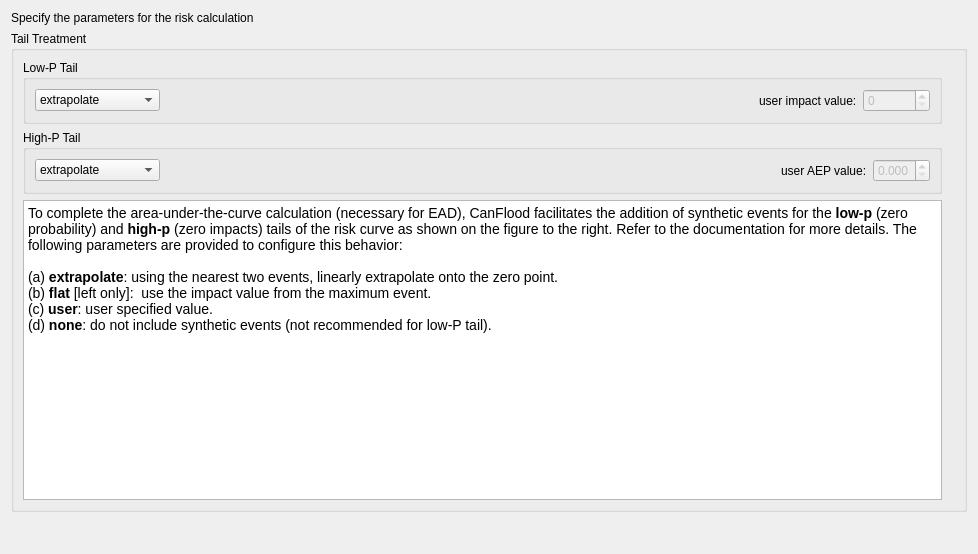
     <widget class="QWidget" name="page_04_Risk">
      <property name="geometry">
       <rect>
        <x>0</x>
        <y>0</y>
        <width>978</width>
        <height>554</height>
       </rect>
      </property>
      <property name="autoFillBackground">
       <bool>true</bool>
      </property>
      <attribute name="label">
       <string>4) Risk</string>
      </attribute>
      <layout class="QVBoxLayout" name="verticalLayout_16">
       <item>
        <widget class="QLabel" name="label_20">
         <property name="text">
          <string>Specify the parameters for the risk calculation</string>
         </property>
        </widget>
       </item>
       <item>
        <widget class="QGroupBox" name="groupBox">
         <property name="title">
          <string>Tail Treatment</string>
         </property>
         <layout class="QHBoxLayout" name="horizontalLayout_6">
          <item>
           <layout class="QVBoxLayout" name="verticalLayout_17">
            <item>
             <widget class="QGroupBox" name="groupBox_9">
              <property name="title">
               <string>Low-P Tail</string>
              </property>
              <layout class="QHBoxLayout" name="horizontalLayout_7">
               <item>
                <widget class="QComboBox" name="comboBox_R_lowPtail">
                 <property name="minimumSize">
                  <size>
                   <width>125</width>
                   <height>0</height>
                  </size>
                 </property>
                 <property name="maximumSize">
                  <size>
                   <width>100</width>
                   <height>16777215</height>
                  </size>
                 </property>
                 <property name="currentIndex">
                  <number>0</number>
                 </property>
                 <item>
                  <property name="text">
                   <string>extrapolate</string>
                  </property>
                 </item>
                 <item>
                  <property name="text">
                   <string>flat</string>
                  </property>
                 </item>
                 <item>
                  <property name="text">
                   <string>none</string>
                  </property>
                 </item>
                 <item>
                  <property name="text">
                   <string>user</string>
                  </property>
                 </item>
                </widget>
               </item>
               <item>
                <spacer name="horizontalSpacer_6">
                 <property name="orientation">
                  <enum>Qt::Horizontal</enum>
                 </property>
                 <property name="sizeHint" stdset="0">
                  <size>
                   <width>40</width>
                   <height>20</height>
                  </size>
                 </property>
                </spacer>
               </item>
               <item>
                <widget class="QLabel" name="label_30">
                 <property name="sizePolicy">
                  <sizepolicy hsizetype="Fixed" vsizetype="Preferred">
                   <horstretch>0</horstretch>
                   <verstretch>0</verstretch>
                  </sizepolicy>
                 </property>
                 <property name="text">
                  <string>user impact value:</string>
                 </property>
                </widget>
               </item>
               <item>
                <widget class="QDoubleSpinBox" name="doubleSpinBox_R_lowPtail">
                 <property name="enabled">
                  <bool>false</bool>
                 </property>
                 <property name="sizePolicy">
                  <sizepolicy hsizetype="Fixed" vsizetype="Fixed">
                   <horstretch>0</horstretch>
                   <verstretch>0</verstretch>
                  </sizepolicy>
                 </property>
                 <property name="decimals">
                  <number>0</number>
                 </property>
                 <property name="maximum">
                  <double>9999999999.000000000000000</double>
                 </property>
                </widget>
               </item>
              </layout>
             </widget>
            </item>
            <item>
             <widget class="QGroupBox" name="groupBox_7">
              <property name="title">
               <string>High-P Tail</string>
              </property>
              <layout class="QHBoxLayout" name="horizontalLayout_8">
               <item>
                <widget class="QComboBox" name="comboBox_R_highPtail">
                 <property name="sizePolicy">
                  <sizepolicy hsizetype="Fixed" vsizetype="Fixed">
                   <horstretch>0</horstretch>
                   <verstretch>0</verstretch>
                  </sizepolicy>
                 </property>
                 <property name="minimumSize">
                  <size>
                   <width>125</width>
                   <height>0</height>
                  </size>
                 </property>
                 <property name="maximumSize">
                  <size>
                   <width>125</width>
                   <height>16777215</height>
                  </size>
                 </property>
                 <property name="currentIndex">
                  <number>0</number>
                 </property>
                 <item>
                  <property name="text">
                   <string>extrapolate</string>
                  </property>
                 </item>
                 <item>
                  <property name="text">
                   <string>none</string>
                  </property>
                 </item>
                 <item>
                  <property name="text">
                   <string>user</string>
                  </property>
                 </item>
                </widget>
               </item>
               <item>
                <spacer name="horizontalSpacer_7">
                 <property name="orientation">
                  <enum>Qt::Horizontal</enum>
                 </property>
                 <property name="sizeHint" stdset="0">
                  <size>
                   <width>116</width>
                   <height>20</height>
                  </size>
                 </property>
                </spacer>
               </item>
               <item>
                <widget class="QLabel" name="label_31">
                 <property name="sizePolicy">
                  <sizepolicy hsizetype="Fixed" vsizetype="Preferred">
                   <horstretch>0</horstretch>
                   <verstretch>0</verstretch>
                  </sizepolicy>
                 </property>
                 <property name="text">
                  <string>user AEP value:</string>
                 </property>
                </widget>
               </item>
               <item>
                <widget class="QDoubleSpinBox" name="doubleSpinBox_R_highPtail">
                 <property name="enabled">
                  <bool>false</bool>
                 </property>
                 <property name="sizePolicy">
                  <sizepolicy hsizetype="Fixed" vsizetype="Fixed">
                   <horstretch>0</horstretch>
                   <verstretch>0</verstretch>
                  </sizepolicy>
                 </property>
                 <property name="decimals">
                  <number>3</number>
                 </property>
                 <property name="maximum">
                  <double>1.000000000000000</double>
                 </property>
                 <property name="singleStep">
                  <double>0.010000000000000</double>
                 </property>
                </widget>
               </item>
              </layout>
             </widget>
            </item>
            <item>
             <widget class="QTextBrowser" name="textBrowser">
              <property name="sizePolicy">
               <sizepolicy hsizetype="Expanding" vsizetype="Fixed">
                <horstretch>0</horstretch>
                <verstretch>0</verstretch>
               </sizepolicy>
              </property>
              <property name="minimumSize">
               <size>
                <width>0</width>
                <height>300</height>
               </size>
              </property>
              <property name="horizontalScrollBarPolicy">
               <enum>Qt::ScrollBarAlwaysOff</enum>
              </property>
              <property name="sizeAdjustPolicy">
               <enum>QAbstractScrollArea::AdjustIgnored</enum>
              </property>
              <property name="html">
               <string>&lt;!DOCTYPE HTML PUBLIC &quot;-//W3C//DTD HTML 4.0//EN&quot; &quot;http://www.w3.org/TR/REC-html40/strict.dtd&quot;&gt;
&lt;html&gt;&lt;head&gt;&lt;meta name=&quot;qrichtext&quot; content=&quot;1&quot; /&gt;&lt;style type=&quot;text/css&quot;&gt;
p, li { white-space: pre-wrap; }
&lt;/style&gt;&lt;/head&gt;&lt;body style=&quot; font-family:'MS Shell Dlg 2'; font-size:14px; font-weight:400; font-style:normal;&quot;&gt;
&lt;p style=&quot; margin-top:0px; margin-bottom:0px; margin-left:0px; margin-right:0px; -qt-block-indent:0; text-indent:0px;&quot;&gt;&lt;span style=&quot; font-size:14px;&quot;&gt;To complete the area-under-the-curve calculation (necessary for EAD), CanFlood facilitates the addition of synthetic events for the &lt;/span&gt;&lt;span style=&quot; font-size:14px; font-weight:600;&quot;&gt;low-p&lt;/span&gt;&lt;span style=&quot; font-size:14px;&quot;&gt; (zero probability) and &lt;/span&gt;&lt;span style=&quot; font-size:14px; font-weight:600;&quot;&gt;high-p&lt;/span&gt;&lt;span style=&quot; font-size:14px;&quot;&gt; (zero impacts) tails of the risk curve as shown on the figure to the right. Refer to the documentation for more details. The following parameters are provided to configure this behavior:&lt;/span&gt;&lt;/p&gt;
&lt;p style=&quot;-qt-paragraph-type:empty; margin-top:0px; margin-bottom:0px; margin-left:0px; margin-right:0px; -qt-block-indent:0; text-indent:0px;&quot;&gt;&lt;br /&gt;&lt;/p&gt;
&lt;p style=&quot; margin-top:0px; margin-bottom:0px; margin-left:0px; margin-right:0px; -qt-block-indent:0; text-indent:0px;&quot;&gt;&lt;span style=&quot; font-size:14px;&quot;&gt;(a) &lt;/span&gt;&lt;span style=&quot; font-size:14px; font-weight:600;&quot;&gt;extrapolate&lt;/span&gt;&lt;span style=&quot; font-size:14px;&quot;&gt;: using the nearest two events, linearly extrapolate onto the zero point.&lt;/span&gt;&lt;/p&gt;
&lt;p style=&quot; margin-top:0px; margin-bottom:0px; margin-left:0px; margin-right:0px; -qt-block-indent:0; text-indent:0px;&quot;&gt;&lt;span style=&quot; font-size:14px;&quot;&gt;(b) &lt;/span&gt;&lt;span style=&quot; font-size:14px; font-weight:600;&quot;&gt;flat&lt;/span&gt;&lt;span style=&quot; font-size:14px;&quot;&gt; [left only]:  use the impact value from the maximum event.&lt;/span&gt;&lt;/p&gt;
&lt;p style=&quot; margin-top:0px; margin-bottom:0px; margin-left:0px; margin-right:0px; -qt-block-indent:0; text-indent:0px;&quot;&gt;&lt;span style=&quot; font-size:14px;&quot;&gt;(c) &lt;/span&gt;&lt;span style=&quot; font-size:14px; font-weight:600;&quot;&gt;user&lt;/span&gt;&lt;span style=&quot; font-size:14px;&quot;&gt;: user specified value.&lt;/span&gt;&lt;/p&gt;
&lt;p style=&quot; margin-top:0px; margin-bottom:0px; margin-left:0px; margin-right:0px; -qt-block-indent:0; text-indent:0px;&quot;&gt;&lt;span style=&quot; font-size:14px;&quot;&gt;(d) &lt;/span&gt;&lt;span style=&quot; font-size:14px; font-weight:600;&quot;&gt;none&lt;/span&gt;&lt;span style=&quot; font-size:14px;&quot;&gt;: do not include synthetic events (not recommended for low-P tail). &lt;/span&gt;&lt;/p&gt;
&lt;p style=&quot;-qt-paragraph-type:empty; margin-top:0px; margin-bottom:0px; margin-left:0px; margin-right:0px; -qt-block-indent:0; text-indent:0px;&quot;&gt;&lt;br /&gt;&lt;/p&gt;&lt;/body&gt;&lt;/html&gt;</string>
              </property>
             </widget>
            </item>
           </layout>
          </item>
          <item>
           <widget class="QLabel" name="label_graphic">
            <property name="sizePolicy">
             <sizepolicy hsizetype="Fixed" vsizetype="Fixed">
              <horstretch>0</horstretch>
              <verstretch>0</verstretch>
             </sizepolicy>
            </property>
            <property name="maximumSize">
             <size>
              <width>500</width>
              <height>350</height>
             </size>
            </property>
            <property name="text">
             <string/>
            </property>
            <property name="pixmap">
             <pixmap resource="resources.qrc">:/canflood2/img/riskCurveTailDiagram_20250319.png</pixmap>
            </property>
            <property name="scaledContents">
             <bool>true</bool>
            </property>
           </widget>
          </item>
         </layout>
        </widget>
       </item>
       <item>
        <spacer name="verticalSpacer_8">
         <property name="orientation">
          <enum>Qt::Vertical</enum>
         </property>
         <property name="sizeHint" stdset="0">
          <size>
           <width>20</width>
           <height>40</height>
          </size>
         </property>
        </spacer>
       </item>
      </layout>
     </widget>
